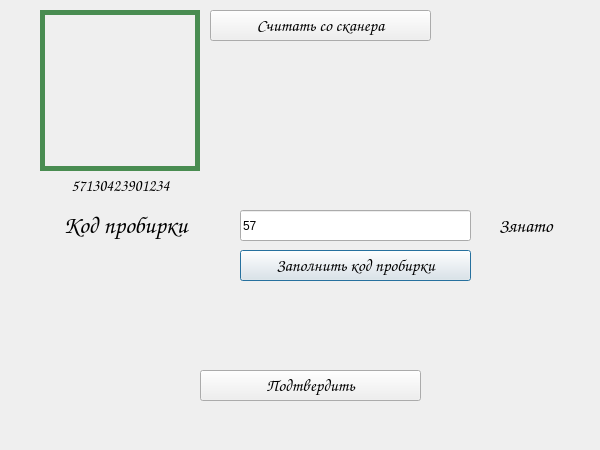
<?xml version="1.0" encoding="UTF-8"?>
<ui version="4.0">
 <class>Laborant_barcode</class>
 <widget class="QDialog" name="Laborant_barcode">
  <property name="geometry">
   <rect>
    <x>0</x>
    <y>0</y>
    <width>600</width>
    <height>450</height>
   </rect>
  </property>
  <property name="windowTitle">
   <string>Dialog</string>
  </property>
  <widget class="QLabel" name="label_21">
   <property name="geometry">
    <rect>
     <x>40</x>
     <y>10</y>
     <width>160</width>
     <height>161</height>
    </rect>
   </property>
   <property name="font">
    <font>
     <family>Comic Sans MS</family>
     <pointsize>24</pointsize>
    </font>
   </property>
   <property name="styleSheet">
    <string notr="true">color: rgb(73, 140, 81);</string>
   </property>
   <property name="frameShape">
    <enum>QFrame::Box</enum>
   </property>
   <property name="lineWidth">
    <number>5</number>
   </property>
   <property name="text">
    <string/>
   </property>
   <property name="textFormat">
    <enum>Qt::AutoText</enum>
   </property>
   <property name="alignment">
    <set>Qt::AlignCenter</set>
   </property>
  </widget>
  <widget class="QLabel" name="label_14">
   <property name="enabled">
    <bool>true</bool>
   </property>
   <property name="geometry">
    <rect>
     <x>10</x>
     <y>210</y>
     <width>231</width>
     <height>31</height>
    </rect>
   </property>
   <property name="font">
    <font>
     <family>Comic Sans MS</family>
     <pointsize>18</pointsize>
    </font>
   </property>
   <property name="styleSheet">
    <string notr="true"/>
   </property>
   <property name="text">
    <string>Код пробирки</string>
   </property>
   <property name="textFormat">
    <enum>Qt::AutoText</enum>
   </property>
   <property name="alignment">
    <set>Qt::AlignCenter</set>
   </property>
  </widget>
  <widget class="QLineEdit" name="lineEdit">
   <property name="geometry">
    <rect>
     <x>240</x>
     <y>210</y>
     <width>231</width>
     <height>31</height>
    </rect>
   </property>
   <property name="text">
    <string>57</string>
   </property>
  </widget>
  <widget class="QPushButton" name="pushButton_12">
   <property name="geometry">
    <rect>
     <x>240</x>
     <y>250</y>
     <width>231</width>
     <height>31</height>
    </rect>
   </property>
   <property name="font">
    <font>
     <family>Comic Sans MS</family>
     <pointsize>13</pointsize>
    </font>
   </property>
   <property name="text">
    <string>Заполнить код пробирки</string>
   </property>
  </widget>
  <widget class="QLabel" name="label_20">
   <property name="enabled">
    <bool>true</bool>
   </property>
   <property name="geometry">
    <rect>
     <x>470</x>
     <y>210</y>
     <width>111</width>
     <height>31</height>
    </rect>
   </property>
   <property name="font">
    <font>
     <family>Comic Sans MS</family>
     <pointsize>14</pointsize>
    </font>
   </property>
   <property name="styleSheet">
    <string notr="true"/>
   </property>
   <property name="text">
    <string>Зянато</string>
   </property>
   <property name="textFormat">
    <enum>Qt::AutoText</enum>
   </property>
   <property name="alignment">
    <set>Qt::AlignCenter</set>
   </property>
  </widget>
  <widget class="QPushButton" name="pushButton_13">
   <property name="geometry">
    <rect>
     <x>210</x>
     <y>10</y>
     <width>221</width>
     <height>31</height>
    </rect>
   </property>
   <property name="font">
    <font>
     <family>Comic Sans MS</family>
     <pointsize>13</pointsize>
    </font>
   </property>
   <property name="text">
    <string>Считать со сканера</string>
   </property>
  </widget>
  <widget class="QPushButton" name="pushButton_14">
   <property name="geometry">
    <rect>
     <x>200</x>
     <y>370</y>
     <width>221</width>
     <height>31</height>
    </rect>
   </property>
   <property name="font">
    <font>
     <family>Comic Sans MS</family>
     <pointsize>13</pointsize>
    </font>
   </property>
   <property name="text">
    <string>Подтвердить</string>
   </property>
  </widget>
  <widget class="QLabel" name="label_15">
   <property name="enabled">
    <bool>true</bool>
   </property>
   <property name="geometry">
    <rect>
     <x>40</x>
     <y>170</y>
     <width>161</width>
     <height>31</height>
    </rect>
   </property>
   <property name="font">
    <font>
     <family>Comic Sans MS</family>
     <pointsize>12</pointsize>
    </font>
   </property>
   <property name="styleSheet">
    <string notr="true"/>
   </property>
   <property name="text">
    <string>57130423901234</string>
   </property>
   <property name="textFormat">
    <enum>Qt::AutoText</enum>
   </property>
   <property name="alignment">
    <set>Qt::AlignCenter</set>
   </property>
  </widget>
 </widget>
 <resources/>
 <connections/>
</ui>
